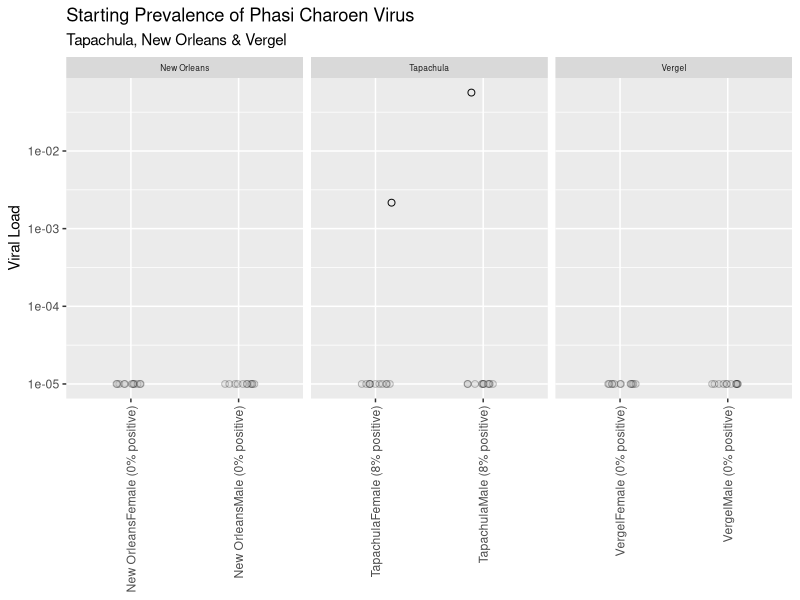
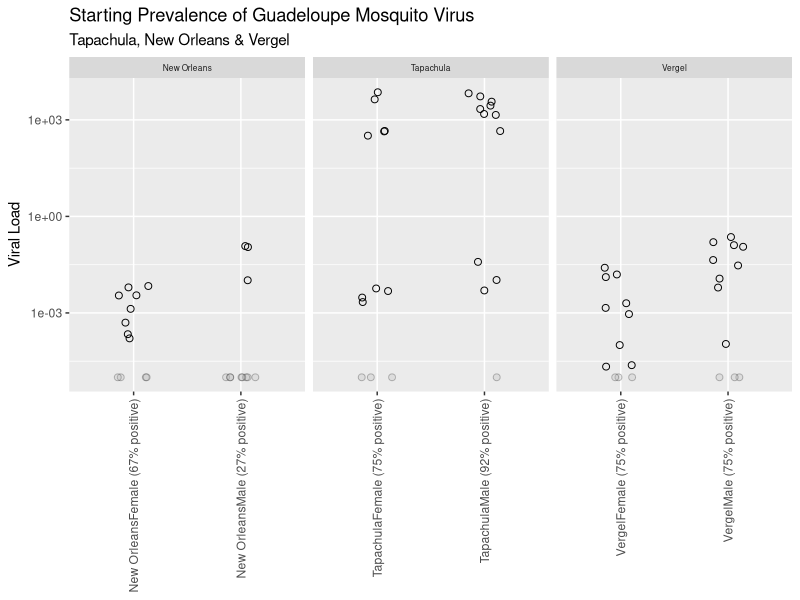
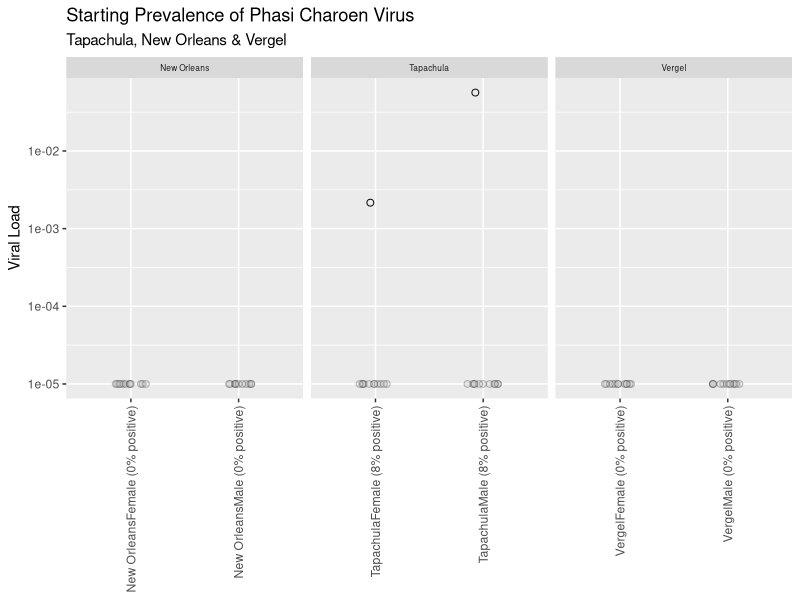
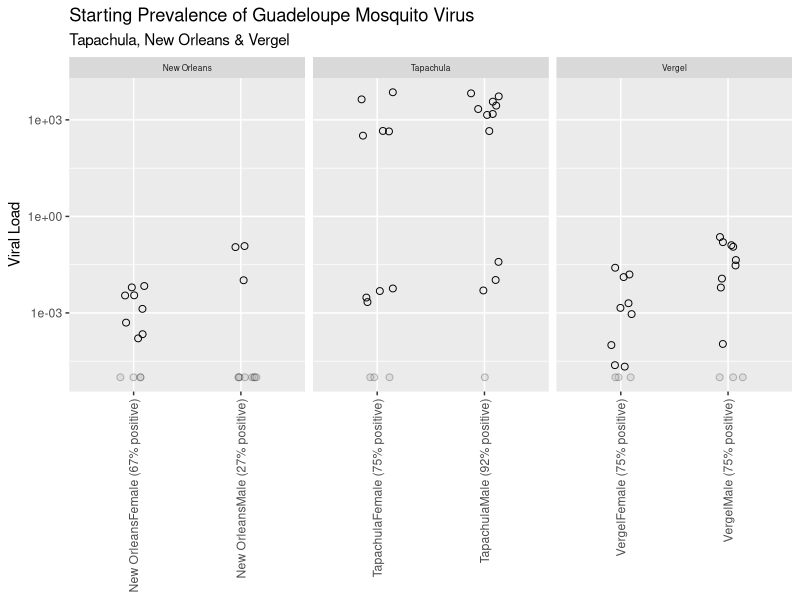

Source code (R) for these figures, in order:
library(tidyverse)
library(readxl)

# Starting Prevalence Phasi

df <- read_excel("T_SP_Phasi.xlsx")

# calculate prevalences, by group and sex
df_prevalence_group_and_sex <- df %>% count(Strain, Sex, Infected)
df_prevalence_group_and_sex <- df_prevalence_group_and_sex %>% group_by(Strain, Sex) %>% mutate(total = sum(n))
df_prevalence_group_and_sex <- df_prevalence_group_and_sex %>% mutate(fraction_positive =  n / total) %>% filter(Infected == "Positive")

df_prevalence_group_simple <- df_prevalence_group_and_sex %>% select(Strain, Sex, fraction_positive)

# merge in prevalence info into main data frame
df <- left_join(df, df_prevalence_group_simple)
# missing values (no positives in group) had prevalence of NA -> switch to 0
df$fraction_positive <- replace_na(df$fraction_positive, 0)
# convert to %
df <- df %>% mutate(percent_positive = sprintf("%.0f", fraction_positive * 100))
# make a fancy label with prevalence info embedded in it
df <- df %>% mutate(group_with_prev = paste0(Strain, Sex, " (", percent_positive, "% positive)"))

# set the Y axis minimum: we will plot negatives at this value: these will be colored differently
# (in grey) to indicate they are negative.
y_axis_min <- 1e-5

ggplot() + geom_jitter(data = filter(df, Infected == "Positive"), 
                       mapping = aes(x=group_with_prev, y= Viral_Load), 
                       width=0.15, height = 0, shape=21, size=2) +
  geom_jitter(data = filter(df, Infected == "Negative"),
              mapping = aes(x=group_with_prev, y=y_axis_min),
              width=0.15, height = 0, shape=21, fill="grey70", color="black", size=2, alpha=0.25) +
  theme(strip.text.x = element_text(size = 6)) +
  facet_grid(~Strain, scales = "free") +
  ylab("Viral Load") + 
  ggtitle("Starting Prevalence of Phasi Charoen Virus", subtitle = "Tapachula, New Orleans & Vergel") +
  theme(axis.text.x = element_text(angle = 90, hjust = 1, vjust = 0.5), axis.title.x = element_blank()) + 
  scale_y_log10()

ggsave("T SP Phasi.pdf", height=8, width=8, units="in")


# Starting Prevalence GMV

df <- read_excel("T_SP_GMV.xlsx")

# calculate prevalences, by group and sex
df_prevalence_group_and_sex <- df %>% count(Strain, Sex, Infected)
df_prevalence_group_and_sex <- df_prevalence_group_and_sex %>% group_by(Strain, Sex) %>% mutate(total = sum(n))
df_prevalence_group_and_sex <- df_prevalence_group_and_sex %>% mutate(fraction_positive =  n / total) %>% filter(Infected == "Positive")

df_prevalence_group_simple <- df_prevalence_group_and_sex %>% select(Strain, Sex, fraction_positive)

# merge in prevalence info into main data frame
df <- left_join(df, df_prevalence_group_simple)
# missing values (no positives in group) had prevalence of NA -> switch to 0
df$fraction_positive <- replace_na(df$fraction_positive, 0)
# convert to %
df <- df %>% mutate(percent_positive = sprintf("%.0f", fraction_positive * 100))
# make a fancy label with prevalence info embedded in it
df <- df %>% mutate(group_with_prev = paste0(Strain, Sex, " (", percent_positive, "% positive)"))

# set the Y axis minimum: we will plot negatives at this value: these will be colored differently
# (in grey) to indicate they are negative.
y_axis_min <- 1e-5

ggplot() + geom_jitter(data = filter(df, Infected == "Positive"), 
                       mapping = aes(x=group_with_prev, y= Viral_Load), 
                       width=0.15, height = 0, shape=21, size=2) +
  geom_jitter(data = filter(df, Infected == "Negative"),
              mapping = aes(x=group_with_prev, y=y_axis_min),
              width=0.15, height = 0, shape=21, fill="grey70", color="black", size=2, alpha=0.25) +
  theme(strip.text.x = element_text(size = 6)) +
  facet_grid(~Strain, scales = "free") +
  ylab("Viral Load") + 
  ggtitle("Starting Prevalence of Guadeloupe Mosquito Virus", subtitle = "Tapachula, New Orleans & Vergel") +
  theme(axis.text.x = element_text(angle = 90, hjust = 1, vjust = 0.5), axis.title.x = element_blank()) + 
  scale_y_log10()

ggsave("T SP GMV.pdf", height=8, width=8, units="in")

